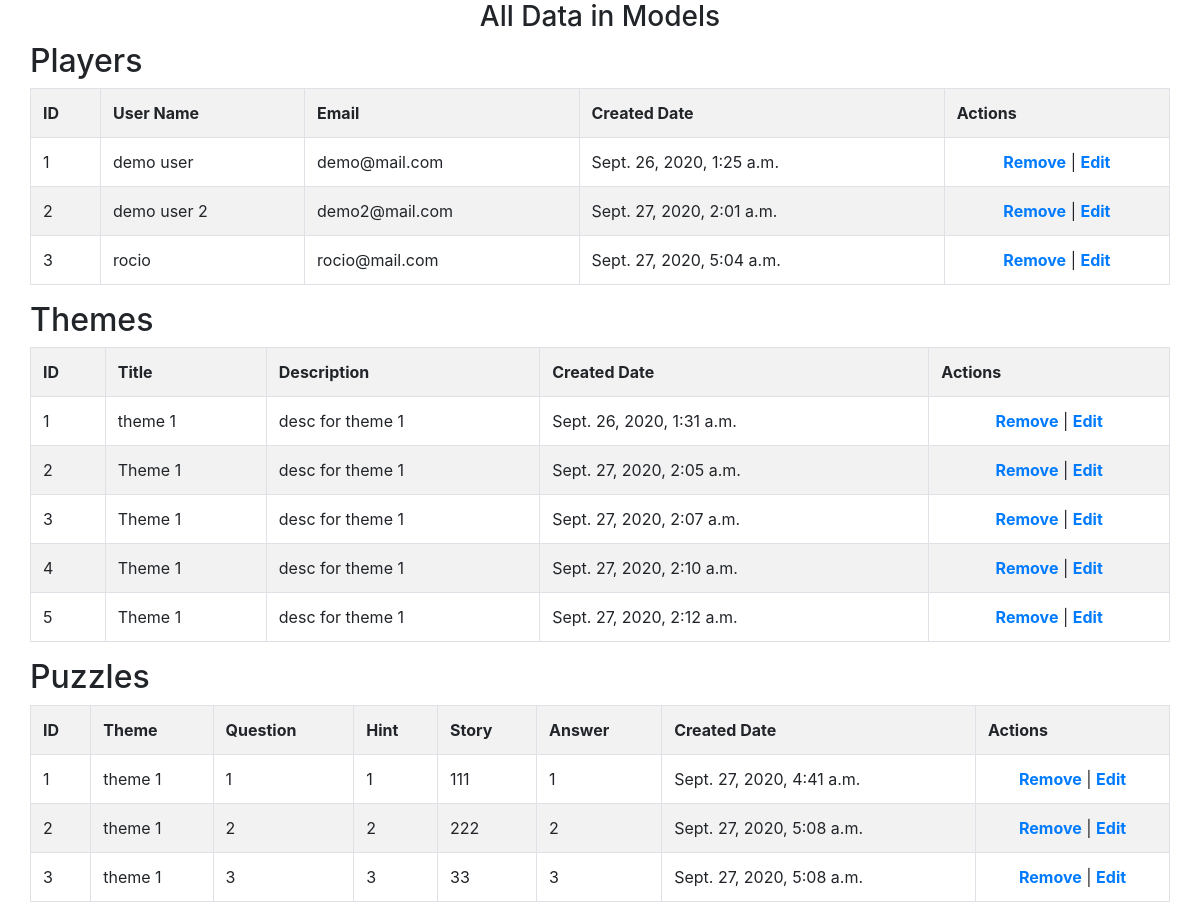
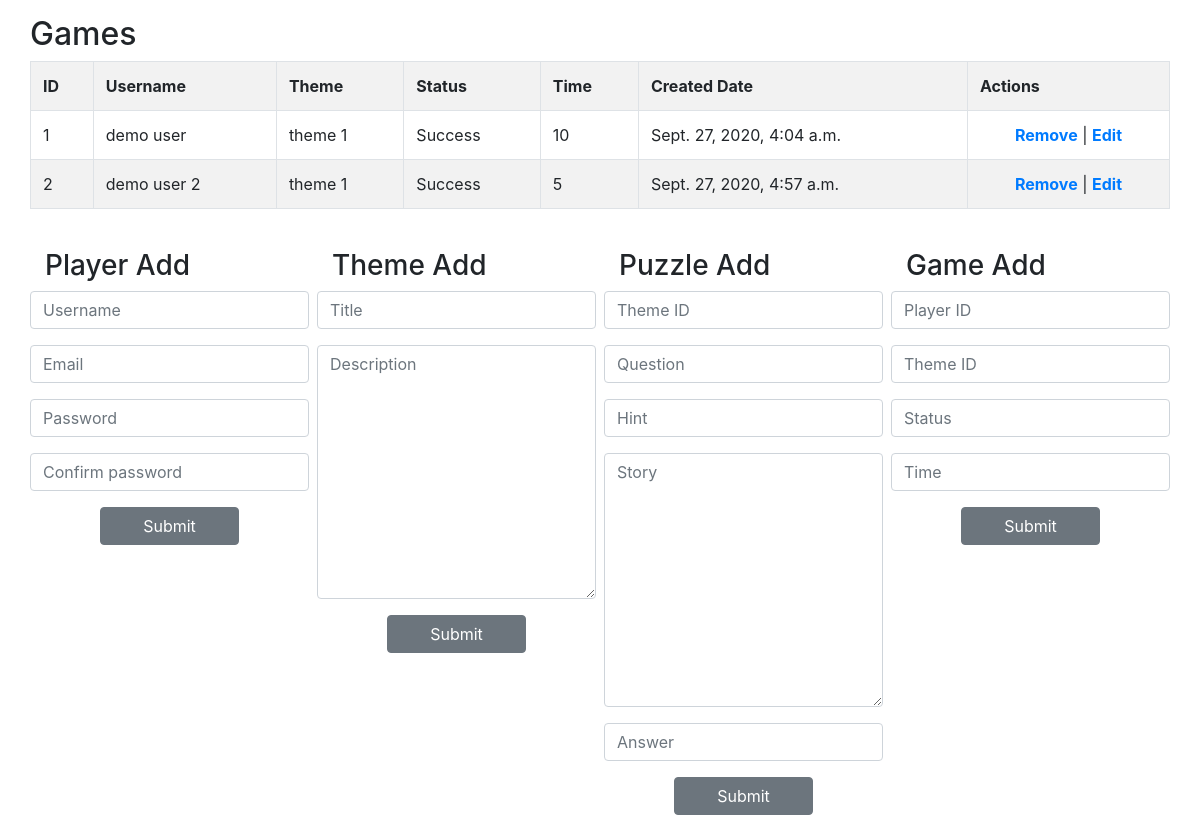
Page /get_data on the earlier database version (2 pictures, top to bottom).
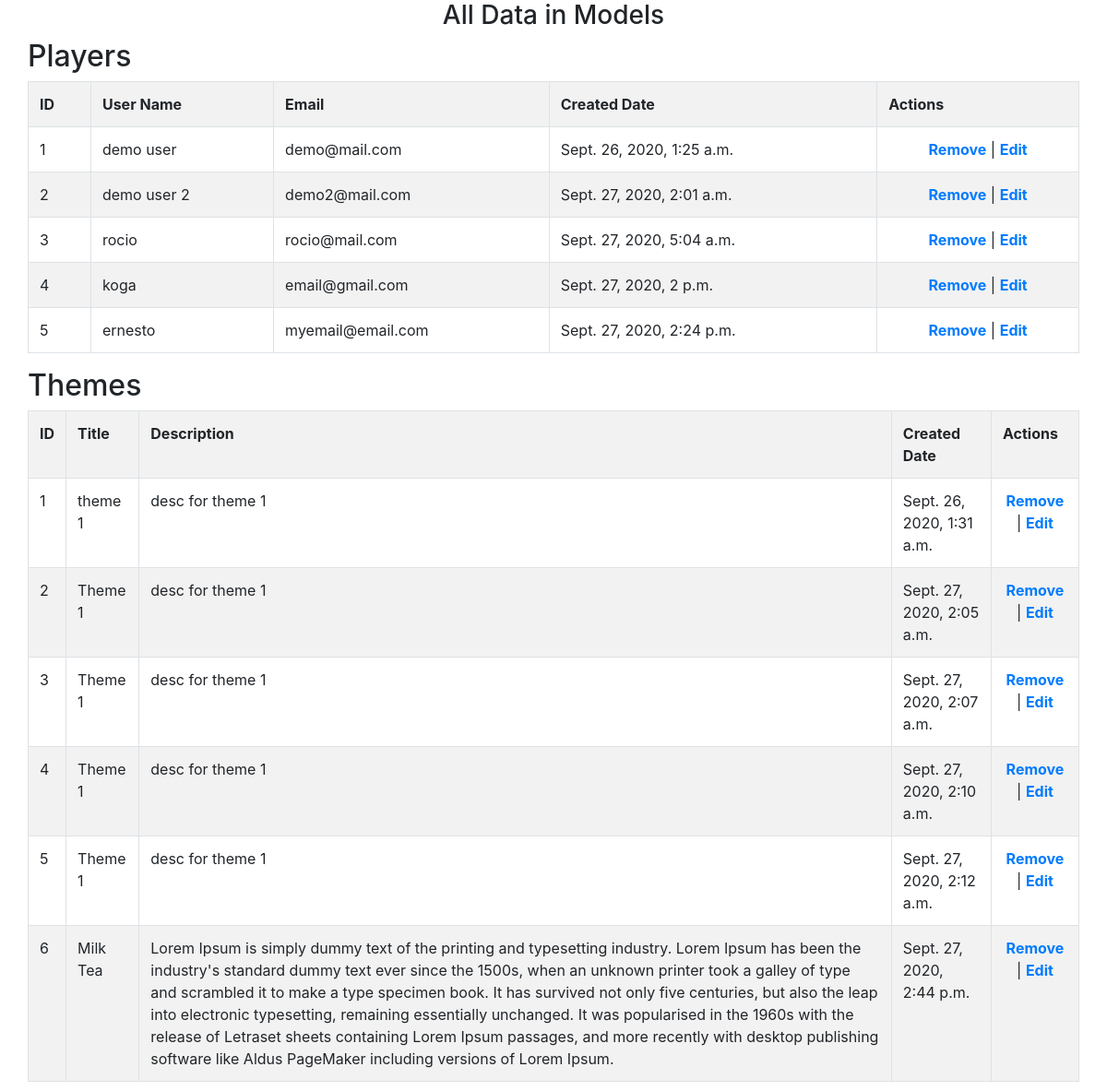
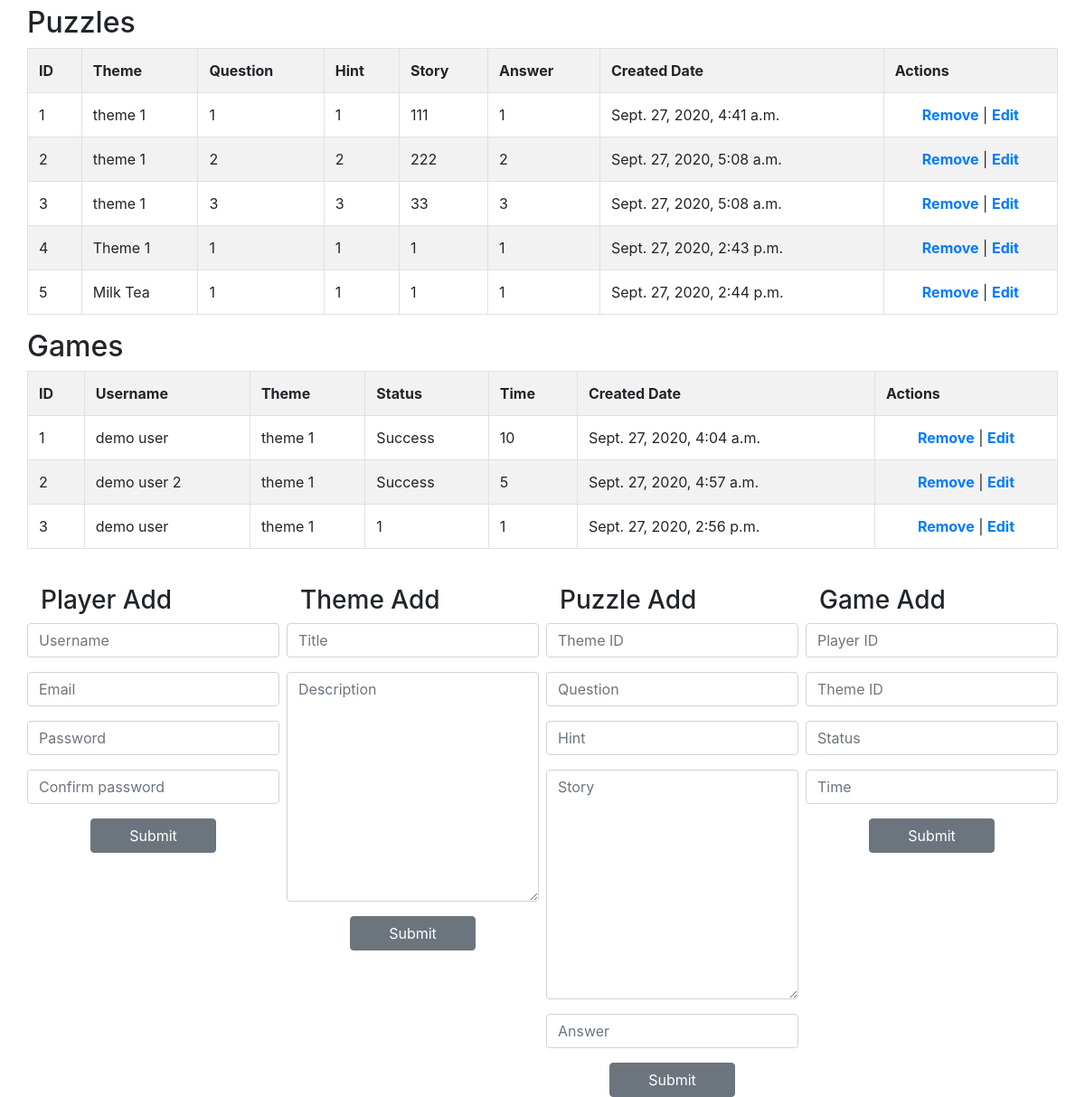
Same page on the later database version (2 pictures, top to bottom).
### virtual_escape_room_app/models.py (models this page shows)
class Player(models.Model):
    username=models.CharField(max_length=255, unique=True)
    email=models.CharField(max_length=255, unique=True)
    password=models.CharField(max_length=255)
    created_at=models.DateTimeField(auto_now_add=True)
    updated_at=models.DateTimeField(auto_now=True)
    objects=PlayerManager()

class Theme(models.Model): # will be manually entered in the shell until we have an admin mode
    title=models.CharField(max_length=255)
    description=models.TextField()
    created_at=models.DateTimeField(auto_now_add=True)
    updated_at=models.DateTimeField(auto_now=True)
    objects=ThemeManager()

class Puzzle(models.Model): # will be manually entered in the shell until we have an admin mode
    theme=models.ForeignKey(Theme,related_name="puzzle_theme",on_delete=models.CASCADE,default=1)
    question=models.CharField(max_length=255)
    hint=models.CharField(max_length=255)
    story=models.TextField()
    answer=models.CharField(max_length=255)
    created_at=models.DateTimeField(auto_now_add=True)
    updated_at=models.DateTimeField(auto_now=True)

class Game(models.Model):
    players=models.ForeignKey(Player,related_name="player_game",on_delete=models.CASCADE,default=1)
    theme=models.ForeignKey(Theme,related_name="theme_game", on_delete=models.CASCADE)
    status=models.CharField(max_length=255, default="Not Started")
    timer=models.IntegerField(default=10)
    created_at=models.DateTimeField(auto_now_add=True)
    updated_at=models.DateTimeField(auto_now=True)

### virtual_escape_room_app/views.py (the view)
# urls.py: path('get_data',views.get_data),
def get_data(request):
    qry_players= Player.objects.all()
    qry_themes=Theme.objects.all()
    qry_puzzles=Puzzle.objects.all()
    qry_games=Game.objects.all()
    context={
            'queryplayers':qry_players,
            'querythemes':qry_themes,
            'querypuzzles':qry_puzzles,
            'querygames':qry_games
        }
    return render(request, "get_data.html", context)

### virtual_escape_room_app/templates/get_data.html (shortened to what the changed rows need)
<!DOCTYPE html>
<html lang="en">
<head>
    <link rel="stylesheet" href="https://stackpath.bootstrapcdn.com/bootstrap/4.5.2/css/bootstrap.min.css">
</head>
<body>
    <div class="container">
        <div class="row">
            <h2>Players</h2>
            <table id="table1" class="table table-striped table-bordered">
                <tr>
                    <th>ID</th>
                    <th>User Name</th>
                    <th>Email</th>
                    <th>Created Date</th>
                    <th>Actions</th>
                </tr>
                {% for one_player in queryplayers %}
                <tr>
                    <td>{{ one_player.id }}</td>
                    <td>{{ one_player.username }}</td>
                    <td>{{ one_player.email }}</td>
                    <td>{{ one_player.created_at }}</td>
                    <td class="text-center">
                        <a href="/player/remove/{{one_player.id}}" class="font-weight-bold">Remove</a>
                        |
                        <a href="/player/edit/{{one_player.id}}" class="font-weight-bold">Edit</a>
                    </td>
                </tr>
                {% endfor %}
            </table>
        </div>
        <div class="row">
            <h2>Themes</h2>
            <table id="tabletheme" class="table table-striped table-bordered">
                <tr>
                    <th>ID</th>
                    <th>Title</th>
                    <th>Description</th>
                    <th>Created Date</th>
                    <th>Actions</th>
                </tr>
                {% for one_theme in querythemes %}
                <tr>
                    <td>{{ one_theme.id }}</td>
                    <td>{{ one_theme.title }}</td>
                    <td>{{ one_theme.description }}</td>
                    <td>{{ one_theme.created_at }}</td>
                    <td class="text-center">
                        <a href="/theme/remove/{{one_theme.id}}" class="font-weight-bold">Remove</a>
                        |
                        <a href="/theme/edit/{{one_theme.id}}" class="font-weight-bold">Edit</a>
                    </td>
                </tr>
                {% endfor %}
            </table>
        </div>
        <div class="row">
            <h2>Puzzles</h2>
            <table id="tablepuzzle" class="table table-striped table-bordered">
                <tr>
                    <th>ID</th>
                    <th>Theme</th>
                    <th>Question</th>
                    <th>Hint</th>
                    <th>Story</th>
                    <th>Answer</th>
                    <th>Created Date</th>
                    <th>Actions</th>
                </tr>
                {% for one_puzzle in querypuzzles %}
                <tr>
                    <td>{{ one_puzzle.id }}</td>
                    <td>{{ one_puzzle.theme.title }}</td>
                    <td>{{ one_puzzle.question }}</td>
                    <td>{{ one_puzzle.hint }}</td>
                    <td>{{ one_puzzle.story }}</td>
                    <td>{{ one_puzzle.answer }}</td>
                    <td>{{ one_puzzle.created_at }}</td>
                    <td class="text-center">
                        <a href="/puzzle/remove/{{one_puzzle.id}}" class="font-weight-bold">Remove</a>
                        |
                        <a href="/puzzle/edit/{{one_puzzle.id}}" class="font-weight-bold">Edit</a>
                    </td>
                </tr>
                {% endfor %}
            </table>
        </div>
        <div class="row">
            <h2>Games</h2>
            <table id="tablegame" class="table table-striped table-bordered">
                <tr>
                    <th>ID</th>
                    <th>Username</th>
                    <th>Theme</th>
                    <th>Status</th>
                    <th>Time</th>
                    <th>Created Date</th>
                    <th>Actions</th>
                </tr>
                {% for one_game in querygames %}
                <tr>
                    <td>{{ one_game.id }}</td>
                    <td>{{ one_game.players.username }}</td>
                    <td>{{ one_game.theme.title }}</td>
                    <td>{{ one_game.status }}</td>
                    <td>{{ one_game.timer }}</td>
                    <td>{{ one_game.created_at }}</td>
                    <td class="text-center">
                        <a href="/game/remove/{{one_game.id}}" class="font-weight-bold">Remove</a>
                        |
                        <a href="/game/edit/{{one_game.id}}" class="font-weight-bold">Edit</a>
                    </td>
                </tr>
                {% endfor %}
            </table>
        </div>
    </div>
</body>
</html>

Differences in the rows shown:
added Player: id "4", username "koga", email "email@gmail.com", created_at "Sept. 27, 2020, 2 p.m."
added Player: id "5", username "ernesto", email "myemail@email.com", created_at "Sept. 27, 2020, 2:24 p.m."
added Theme: id "6", title "Milk Tea", description "Lorem Ipsum is simply dummy text of the printing and typesetting industry. Lorem Ipsum has been the industry's standard dummy text ever since the 1500s, when an unknown printer took a galley of type and scrambled it to make a type specimen book. It has survived not only five centuries, but also the leap into electronic typesetting, remaining essentially unchanged. It was popularised in the 1960s with the release of Letraset sheets containing Lorem Ipsum passages, and more recently with desktop publishing software like Aldus PageMaker including versions of Lorem Ipsum.", created_at "Sept. 27, 2020, 2:44 p.m."
added Puzzle: id "4", theme "Theme 1", question "1", hint "1", story "1", answer "1", created_at "Sept. 27, 2020, 2:43 p.m."
added Puzzle: id "5", theme "Milk Tea", question "1", hint "1", story "1", answer "1", created_at "Sept. 27, 2020, 2:44 p.m."
added Game: id "3", players.username "demo user", theme "theme 1", status "1", timer "1", created_at "Sept. 27, 2020, 2:56 p.m."
